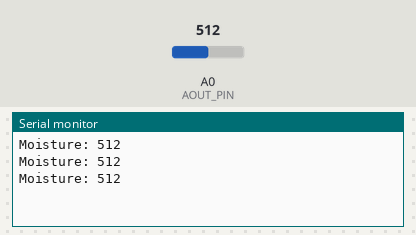
The sketch below on a simulated Arduino Uno, built with avr-gcc and run on an emulated ATmega328P. Shown: the last lines printed to the serial monitor. The test bench sets the inputs (shaded band); at power-on: A0 (AOUT_PIN) = 512.

Above: at 1.3 s.
1.4 s: A0 (AOUT_PIN) set to 716
At 1.9 s:
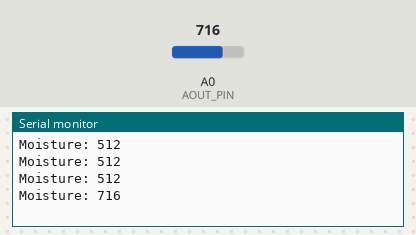
2.9 s: A0 (AOUT_PIN) set to 900
At 3.4 s:
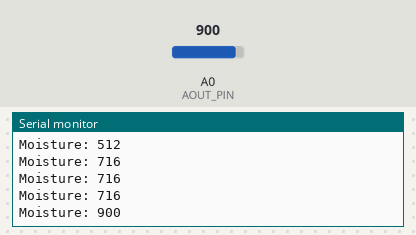
Timing chart, 0 to 5.9 s (numbered marks = the images above; inputs shaded):
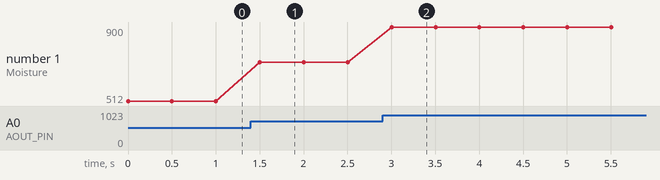

The sketch:

Soil_Moisture.ino
```cpp
/*
 * https://arduinogetstarted.com/tutorials/arduino-soil-moisture-sensor
*/

#define AOUT_PIN A0 // Arduino pin that connects to AOUT pin of moisture sensor

void setup() {
  Serial.begin(9600);
}

void loop() {
  int value = analogRead(AOUT_PIN); // read the analog value from sensor
  Serial.print("Moisture: ");
  Serial.println(value);
  delay(500);
}
```

Measured:
- after the input at 1.4 s, the serial monitor: prints a new line after 0.10 s (image 1)
- after the input at 2.9 s, the serial monitor: prints a new line after 0.10 s (image 2)
- plotted number 1: 512 → 716 after the input at 1.4 s, 716 → 900 after the input at 2.9 s
